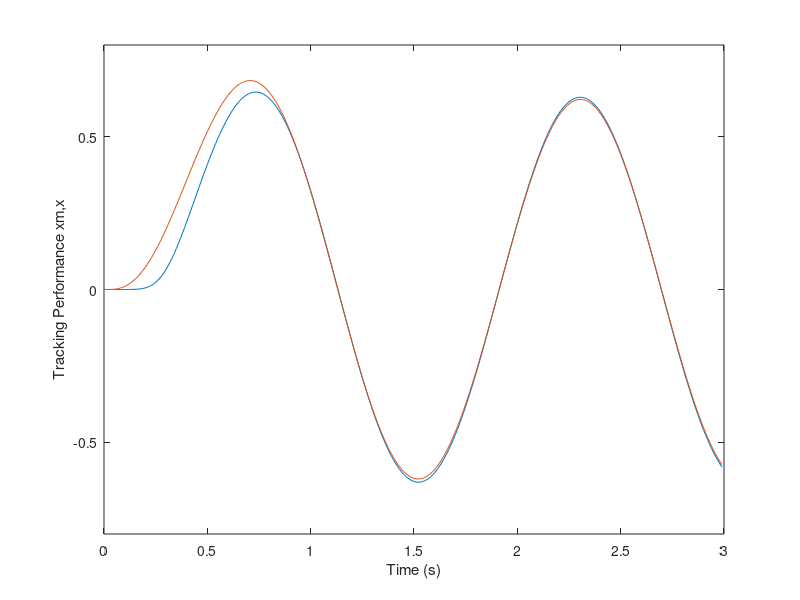
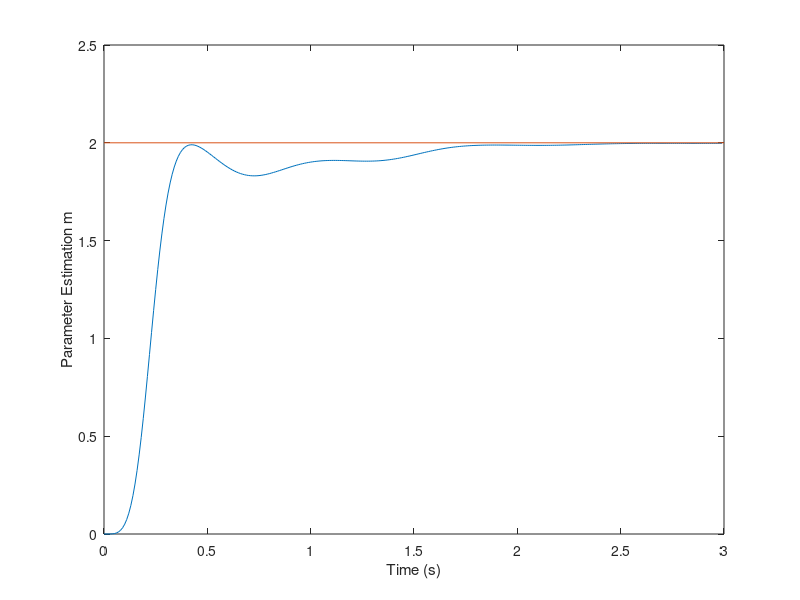

Here is the MATLAB script that generated these plots, in order:
%Example 8.1
%Model reference adaptive control
%Tien 2002.01.15

close all
clear all

%sampling time
tmax=3;
dt=0.01;
n=round(tmax/dt);

%reference data
for i=1:n
   t(i)=(i-1)*dt;
   %r(i)=0;              x(1)=0.5;    xm(1)=0.5;
   r(i)=sin(4*t(i));    x(1)=0.0;   xm(1)=0.0;
end;

%Controller parameters
m=2;
lamda=6;
lamda1=10;
lamda2=25;
gamma=0.5;

%initial values
mh(1)=0;
dx(1)=0;    dxm(1)=0;
s(1)=(dx(1)-dxm(1))+lamda*(x(1)-xm(1));
mt(1)=mh(1)-m;
u(1)=0;

for i=2:n 
   %reference model dynamics
   d2xm(i)=-lamda1*dxm(i-1)-lamda2*xm(i-1)+lamda2*r(i-1);
   dxm(i)=d2xm(i)*dt+dxm(i-1);
   xm(i)=dxm(i-1)*dt+xm(i-1);
   
   %system dynamics
   d2x(i)=u(i-1)/m;
   dx(i)=d2x(i)*dt+dx(i-1);
   x(i)=dx(i-1)*dt+x(i-1);
   
   %tracking error
   xt(i)=x(i)-xm(i);
   dxt(i)=dx(i)-dxm(i);
   d2xt(i)=d2x(i)-d2xm(i);
   
   %update law
   v(i)=d2xm(i)-2*lamda*dxt(i)-lamda^2*xt(i);
   s(i)=(-lamda*s(i-1)+mt(i-1)*v(i-1)/m)*dt+s(i-1);
   mh(i)=-(gamma*s(i)*v(i))*dt+mh(i-1);
   mt(i)=mh(i)-m;
   
   %controller
   u(i)=mh(i)*(d2xm(i)-2*lamda*dxt(i)-lamda^2*xt(i));
end;

plot(t,x,t,xm);
%axis([0 3 -1 0.6]);
axis([0 3 -0.8 0.8]);
xlabel('Time (s)'); ylabel('Tracking Performance xm,x');
figure;plot(t,mh);
axis([0 3  0 2.5]); 
xlabel('Time (s)'); ylabel('Parameter Estimation m');
hold on;	plot([0,3],[m,m]);
